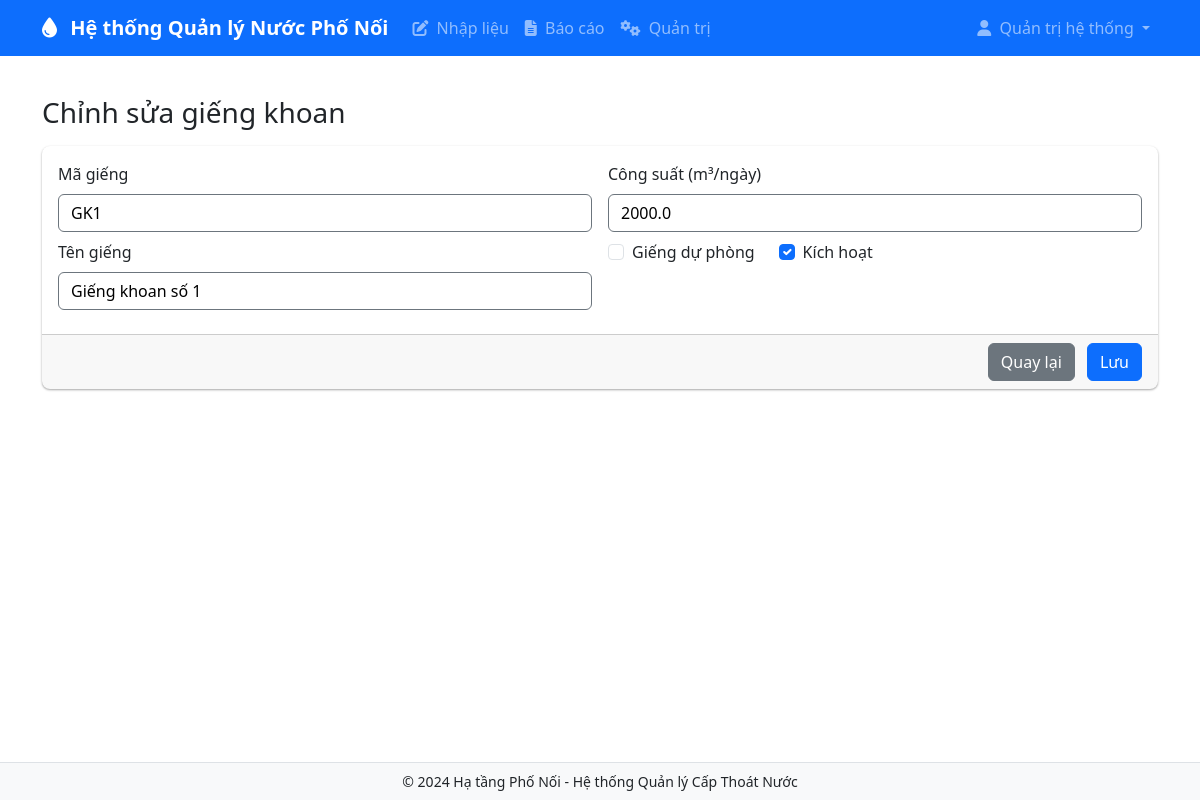
The page /wells/1/edit (signed in) on the database its author committed.
### models.py (models this page shows)
class User(UserMixin, db.Model):
    id = db.Column(db.Integer, primary_key=True)
    username = db.Column(db.String(64), unique=True, nullable=False)
    email = db.Column(db.String(120), unique=True, nullable=False)
    password_hash = db.Column(db.String(256))
    role = db.Column(Enum(UserRole), nullable=False, default=UserRole.DATA_ENTRY)
    full_name = db.Column(db.String(120))
    created_at = db.Column(db.DateTime, default=datetime.utcnow)
    is_active = db.Column(db.Boolean, default=True)

class Well(db.Model):
    id = db.Column(db.Integer, primary_key=True)
    code = db.Column(db.String(20), unique=True, nullable=False)  # GK1, GK2, etc.
    name = db.Column(db.String(100), nullable=False)
    capacity = db.Column(db.Float)  # m3/day
    is_active = db.Column(db.Boolean, default=True)
    is_backup = db.Column(db.Boolean, default=False)  # GK6 is backup

### blueprints/admin.py (the view, shortened to what this page needs)
@bp.route('/wells/<int:well_id>/edit', methods=['POST'], endpoint='edit_well')
@login_required
def edit_well(well_id):
    well = Well.query.get_or_404(well_id)
    session['prev_active_tab'] = session.get('active_tab', 'wells')
    return render_template('edit_page/well_edit.html', well=well)

### app.py (called while the page is built)
@login_manager.user_loader
def load_user(user_id):
    from models import User
    return User.query.get(int(user_id))

### templates/edit_page/well_edit.html (shortened to what this page needs)
{% extends "base.html" %}
{% block content %}
<h3>Chỉnh sửa giếng khoan</h3>
<form method="post" action="{{ url_for('admin.edit_well', well_id=well.id) }}">
  <div class="card mt-3">
    <div class="card-body">
      <div class="row g-3">
        <div class="col-md-6">
          <div class="mb-2">
            <label class="form-label" for="code">Mã giếng</label>
            <input id="code" name="code" class="form-control" required
                   value="{{ (form.get('code') if form is defined else well.code) }}">
          </div>
          <div class="mb-2">
            <label class="form-label" for="name">Tên giếng</label>
            <input id="name" name="name" class="form-control" required
                   value="{{ (form.get('name') if form is defined else well.name) }}">
          </div>
        </div>
        <div class="col-md-6">
          <div class="mb-2">
            <label class="form-label" for="capacity">Công suất (m³/ngày)</label>
            <input id="capacity" name="capacity" type="number" step="0.01" min="0" class="form-control"
                   value="{{ (form.get('capacity') if form is defined else (well.capacity or 0)) }}">
          </div>
          <div class="d-flex align-items-center gap-4 mt-2">
            {% set backup_checked = (form.get('is_backup')=='on') if form is defined else (well.is_backup) %}
            <div class="form-check">
              <input class="form-check-input" type="checkbox" id="is_backup" name="is_backup" {{ 'checked' if backup_checked else '' }}>
              <label class="form-check-label" for="is_backup">Giếng dự phòng</label>
            </div>
            {% set active_checked = (form.get('is_active')=='on') if form is defined else (well.is_active) %}
            <div class="form-check">
              <input class="form-check-input" type="checkbox" id="is_active" name="is_active" {{ 'checked' if active_checked else '' }}>
              <label class="form-check-label" for="is_active">Kích hoạt</label>
            </div>
          </div>
        </div>
      </div>
    </div>
    <div class="card-footer text-end">
      <a class="btn btn-secondary me-2" href="{{ url_for('admin') }}?active_tab={{ session.get('prev_active_tab', 'wells') }}">Quay lại</a>
      <button type="submit" class="btn btn-primary">Lưu</button>
    </div>
  </div>
</form>
{% endblock %}

### templates/base.html (shortened to what this page needs)
<!DOCTYPE html>
<html lang="vi" data-bs-theme="light">
<head>
    <link href="https://cdn.jsdelivr.net/npm/bootstrap@5.3.3/dist/css/bootstrap.min.css" rel="stylesheet">
    <link rel="stylesheet" href="https://cdnjs.cloudflare.com/ajax/libs/font-awesome/6.4.0/css/all.min.css">
    <link rel="stylesheet" href="{{ url_for('static', filename='css/custom.css') }}">
</head>
<body class="d-flex flex-column min-vh-100">
    <nav class="navbar navbar-expand-lg navbar-dark bg-primary">
        <div class="container">
            <a class="navbar-brand" href="{{ url_for('dashboard') }}">
                <i class="fas fa-tint me-2"></i>
                Hệ thống Quản lý Nước Phố Nối
            </a>
            <div class="collapse navbar-collapse" id="navbarNav">
                <ul class="navbar-nav me-auto">
                    {% if current_user.is_authenticated %}
                    {% if current_user.role.value in ['data_entry', 'plant_manager', 'admin'] %}
                    <li class="nav-item">
                        <a class="nav-link" href="{{ url_for('data_entry') }}">
                            <i class="fas fa-edit me-1"></i> Nhập liệu
                        </a>
                    </li>
                    {% endif %}
                    {% if current_user.role.value in ['accounting', 'plant_manager', 'leadership', 'admin'] %}
                    <li class="nav-item">
                        <a class="nav-link" href="{{ url_for('reports') }}">
                            <i class="fas fa-file-alt me-1"></i> Báo cáo
                        </a>
                    </li>
                    {% endif %}
                    {% if current_user.role.value == 'admin' %}
                    <li class="nav-item">
                        <a class="nav-link" href="{{ url_for('admin') }}">
                            <i class="fas fa-cogs me-1"></i> Quản trị
                        </a>
                    </li>
                    {% endif %}
                    {% endif %}
                </ul>
                {% if current_user.is_authenticated %}
                <ul class="navbar-nav">
                    <li class="nav-item dropdown">
                        <a class="nav-link dropdown-toggle" href="#" role="button" data-bs-toggle="dropdown">
                            <i class="fas fa-user me-1"></i> {{ current_user.full_name or current_user.username }}
                        </a>
                    </li>
                </ul>
                {% endif %}
            </div>
        </div>
    </nav>
    <main class="container my-4">
        {% block content %}{% endblock %}
    </main>
    <footer class="mt-auto py-2 bg-light border-top text-center small">
      © 2024 Hạ tầng Phố Nối - Hệ thống Quản lý Cấp Thoát Nước
    </footer>
</body>
</html>

### static/css/custom.css (style rules this page uses)
.btn { border-radius: 6px; font-weight: 500; }
.card { border: none; box-shadow: 0 1px 3px rgba(0,0,0,0.12), 0 1px 2px rgba(0,0,0,0.24); border-radius: 8px; }
.form-control, .form-select { border-radius: 6px; border: 1px solid var(--bs-border-color); }
.navbar-brand { font-weight: 600; }
.form-control { color: #000000 !important; background-color: rgb(255, 255, 255) !important; border-color: #6c757d !important; }

### rows shown on the page
User: full_name "Quản trị hệ thống"
Well: code "GK1", name "Giếng khoan số 1", capacity "2000.0"
